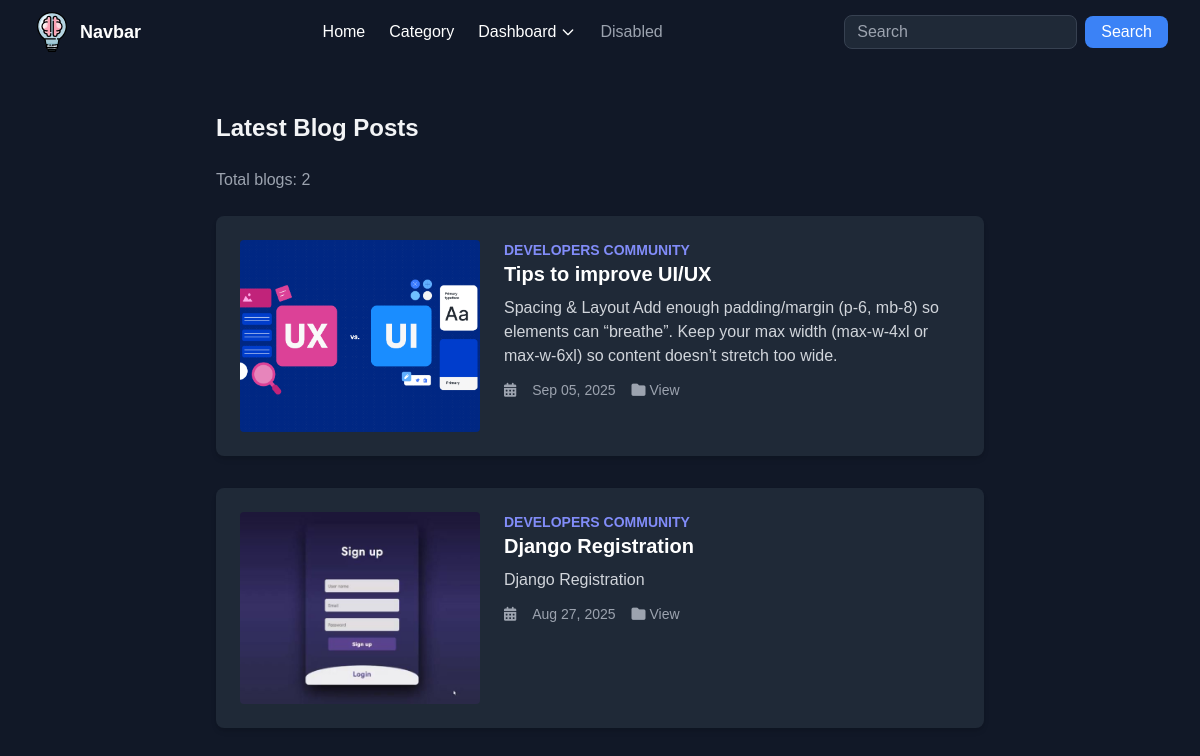
The page / on the database its author committed.
### post/models.py (models this page shows, shortened)
class Catblog(models.Model):
    category = models.ForeignKey(Category, on_delete=models.CASCADE)
    slug=models.CharField(max_length=150,null=False,blank=False)
    title=models.CharField(max_length=150,null=False,blank=False)
    blog_image=models.ImageField(upload_to=get_image_path,null=True,blank=True)
    small_description=models.CharField(max_length= 250,null=False,blank=False)
    descriptions=models.TextField(max_length= 500,null=False,blank=False)
    author = models.ForeignKey(User,on_delete=models.CASCADE)
    status=models.BooleanField(default=False,help_text="0=default,1=Trending")
    trending=models.BooleanField(default=False,help_text="0=default,1=Trending")
    tag=models.CharField(max_length=150,null=False,blank=False)
    meta_title=models.CharField(max_length=150,null=False,blank=False)
    meta_keywords=models.CharField(max_length=150,null=False,blank=False)
    created_at=models.DateTimeField(auto_now_add=True)
    class Meta:
        ordering = ('-created_at',)

class Category(models.Model):
    slug=models.CharField(max_length=150,null=False,blank=False)
    name=models.CharField(max_length=150,null=False,blank=False)
    image=models.ImageField(upload_to=get_file_path,null=True,blank=True)
    descriptions=models.TextField(max_length= 500,null=False,blank=False)
    status=models.BooleanField(default=False,help_text="0=default,1=Trending")
    meta_title=models.CharField(max_length=150,null=False,blank=False)
    meta_keywords=models.CharField(max_length=150,null=False,blank=False)
    created_at=models.DateTimeField(auto_now_add=True)
    def __str__(self):
        return str(self.name)

### post/views.py (the view)
# urls.py: path('', views.index,name='home'),
def index(request):
    cat = Catblog.objects.all()
    if request.method == "POST":
        form = PostForm(request.POST, request.FILES)
        if form.is_valid():
            post = form.save(commit=False)
            post.author = request.user           # if your model uses "author"
            post.save()
            form.save_m2m()  # only needed if you have M2M fields (e.g., tags)
            messages.success(request, "Post created successfully!")
            return redirect("/")  # redirect after saving
    else:
        form = PostForm()
    context = {
        "cat": cat,
        "form": form
    }
    return render(request,'index.html',context)

### templates/index.html (shortened to what this page needs)
{% extends 'base.html' %}
{% load crispy_forms_tags %}
{% load static %}
{% block content %}
  <div class="flex-1 p-6 bg-gray-900 min-h-screen">
  <div class="max-w-3xl mx-auto">
    <h2 class="text-2xl font-bold my-6 text-gray-100">Latest Blog Posts</h2>
    <p class="text-gray-400 mb-6">Total blogs: {{ cat.count }}</p>
    {% for c in cat %}
    <div class="bg-gray-800 p-6 rounded-lg shadow-md mb-8">
      <div class="flex flex-col md:flex-row">
        <div class="md:w-1/3 h-48 bg-cover bg-center rounded"
             style="background-image: url('{{ c.blog_image.url }}');"></div>
        <div class="md:w-2/3 md:pl-6 mt-4 md:mt-0">
          <div class="text-sm text-indigo-400 font-semibold uppercase">
            {{ c.category.name }}
          </div>
          <h3 class="text-xl font-bold mb-2 text-white">{{ c.title }}</h3>
          <p class="text-gray-300">{{ c.descriptions|truncatewords:25 }}</p>
          <div class="text-gray-400 mt-3 flex items-center space-x-4 text-sm">
            <i class="fas fa-calendar-alt"></i>
            <span>{{ c.created_at|date:"M d, Y" }}</span>
            <a href="#" class="hover:text-blue-400"><i class="fas fa-folder"></i> View</a>
          </div>
        </div>
      </div>
    </div>
    {% empty %}
      <p class="text-gray-400">No blogs yet.</p>
    {% endfor %}
  </div>
</div>
 {% endblock %}

### templates/base.html (shortened to what this page needs)
{% load static %}
<!DOCTYPE html>
<html lang="en">
<head>
    <script src="https://cdn.tailwindcss.com"></script>
    <link rel="stylesheet" href="https://cdnjs.cloudflare.com/ajax/libs/font-awesome/6.5.2/css/all.min.css">
</head>
<body class="flex flex-col min-h-screen bg-gray-900">
<nav class="bg-gray-900 text-white">
  <div class="max-w-7xl mx-auto px-4 sm:px-6 lg:px-8">
    <div class="flex items-center justify-between h-16">
      <a href="/" class="flex items-center space-x-2">
        <img src="{% static 'img/brain.svg' %}" alt="Logo" class="w-10 h-10">
        <span class="font-semibold text-lg">Navbar</span>
      </a>
      <div class="hidden sm:flex sm:items-center sm:space-x-6">
        <a href="/" class="hover:text-blue-400">Home</a>
        <a href="{% url 'categories' %}" class="hover:text-blue-400">Category</a>
        <div class="relative">
          <button id="dropdownBtn" class="rounded-lg flex items-center hover:text-blue-400">
            Dashboard
            <svg class="w-4 h-4 ml-1" fill="none" stroke="currentColor" viewBox="0 0 24 24">
              <path stroke-linecap="round" stroke-linejoin="round" stroke-width="2"
                d="M19 9l-7 7-7-7"/>
            </svg>
          </button>
        </div>
        <a class="text-gray-400 cursor-not-allowed">Disabled</a>
      </div>
      <form class="hidden sm:flex items-center space-x-2">
        <input type="search" placeholder="Search"
               class="px-3 py-1 rounded-lg bg-gray-800 border border-gray-700 text-white focus:outline-none focus:ring focus:ring-blue-500">
        <button class="px-4 py-1 bg-blue-500 rounded-lg hover:bg-blue-600">Search</button>
      </form>
    </div>
  </div>
</nav>
        {% block content %}
        {% endblock %}
</body>
</html>

### templates/base.html (style rules this page uses)
body { font-family: 'Poppins', sans-serif; }

### rows shown on the page
Catblog: blog_image (picture), category.name "DEVELOPERS COMMUNITY", title "Tips to improve UI/UX", descriptions "Spacing & Layout Add enough padding/margin (p-6, mb-8) so elements can “breathe”. Keep your max width (max-w-4xl or max-w-6xl) so content doesn’t stretch too wide.", created_at "Sep 05, 2025"
Catblog: blog_image (picture), category.name "DEVELOPERS COMMUNITY", title "Django Registration", descriptions "Django Registration", created_at "Aug 27, 2025"

### other values the page prints
{{ cat.count }} "2"
